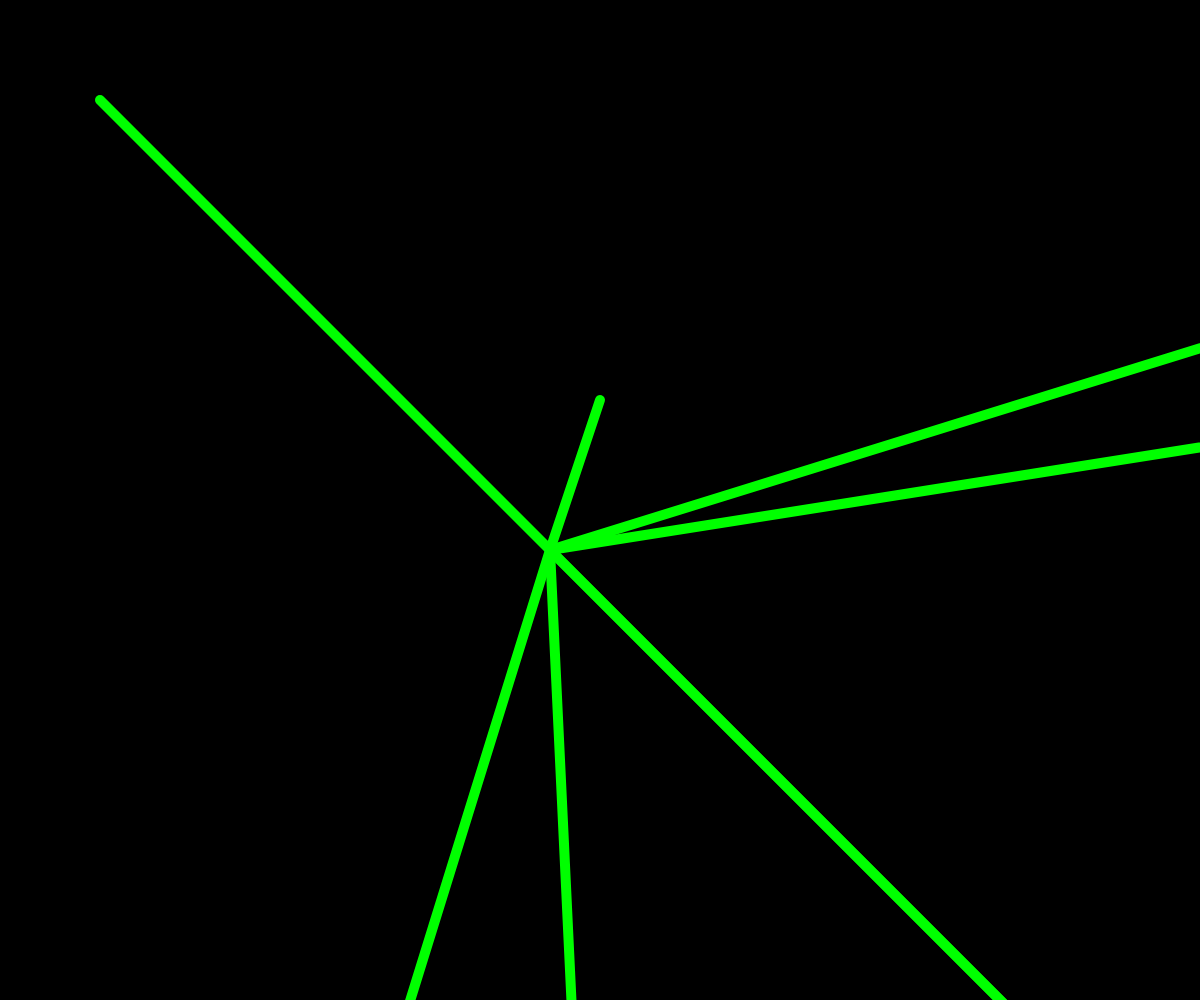
Frame 1 (no input)
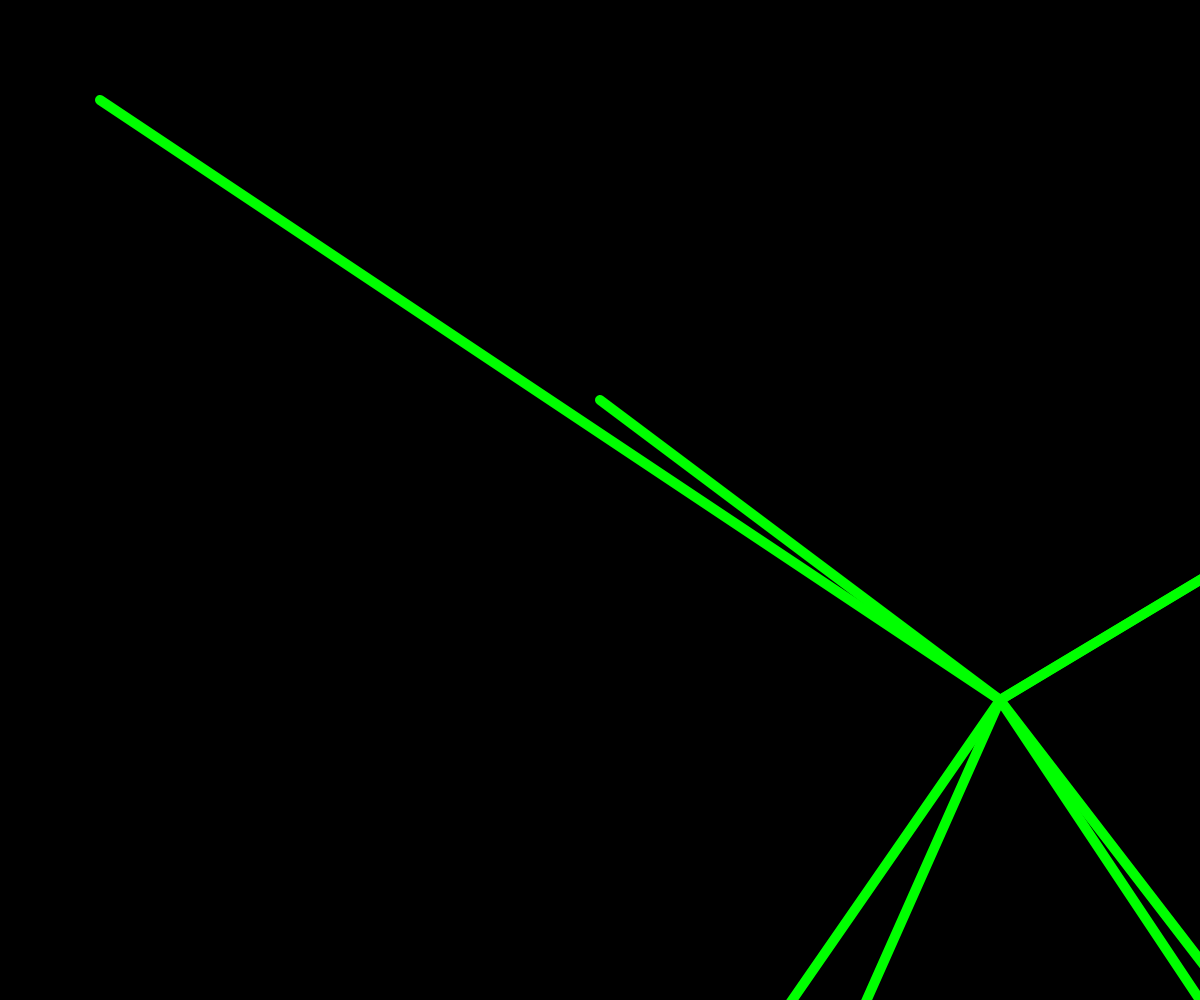
Frame 60 (no input)
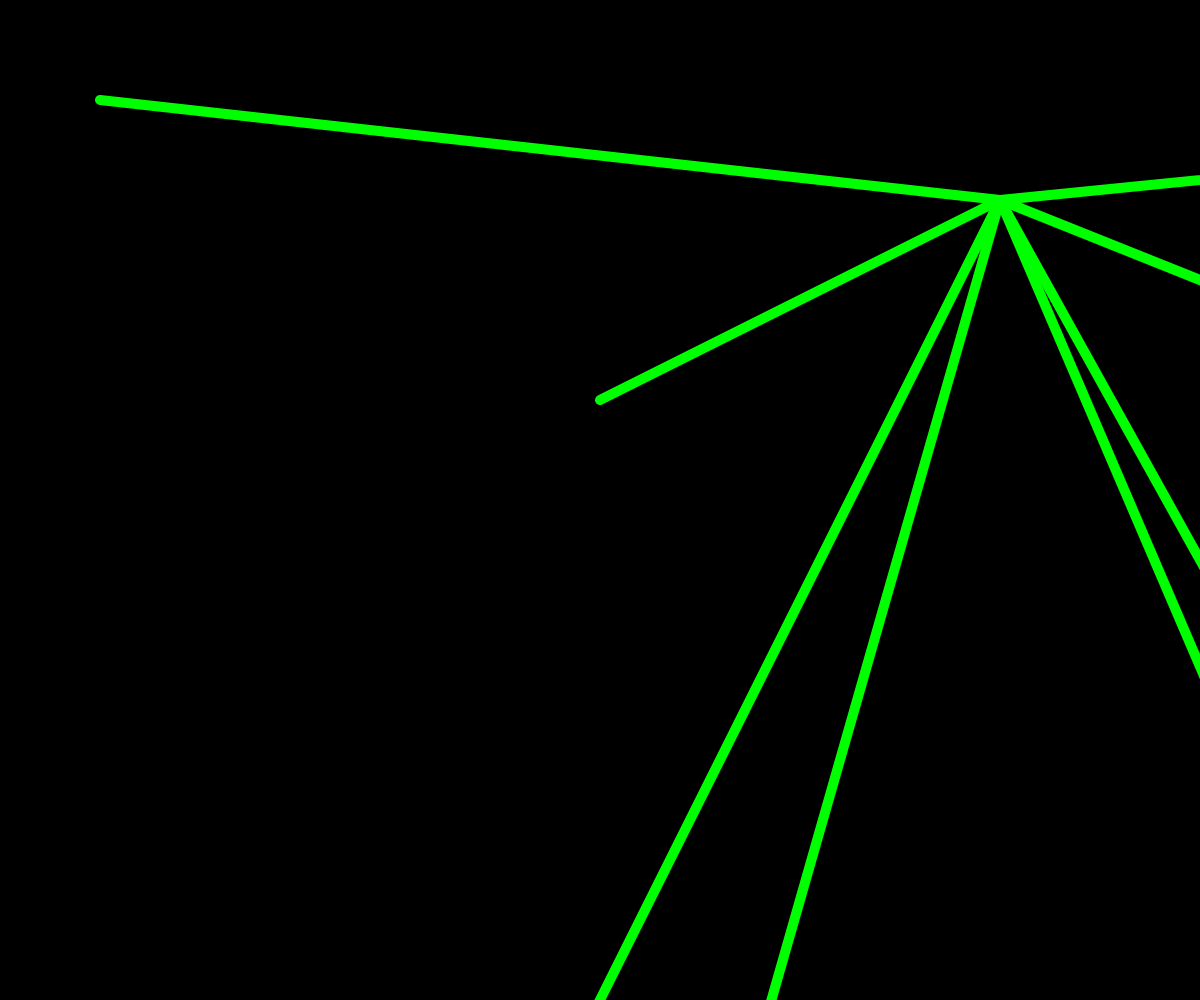
Frame 120 (the mouse pressed at the canvas centre since frame 60)

The p5.js sketch that drew these frames (run headless with seeded random() and noise() and a simulated clock; from frame 60 on, the mouse is pressed at the canvas centre):

// p5.js sketch
// ── sketch.js
var x = 500;
var y = 500;
var xspeed = 50;
var yspeed = 50;



function setup() {
  createCanvas(windowWidth, windowHeight);
  frameRate(50);


}

function draw() {


x = x + xspeed;

  if (x > windowWidth || x < 10)  {
   xspeed = -xspeed;
 }

 y = y + yspeed;

 if (y > windowHeight || y < 10) {
   yspeed = -yspeed;

 }


 background(0)
 fill(0,255,0)
 stroke(0,255,0)
 strokeWeight(10)
 line(2000,100,x,y)
 line(1500,400,x,y)
 line(100,100,x,y)
 line(600,400,x,y)
 line(100,2000,x,y)
 line(600,1600,x,y)
 line(2000,2000,x,y)
 line(1600,1600,x,y)




}
